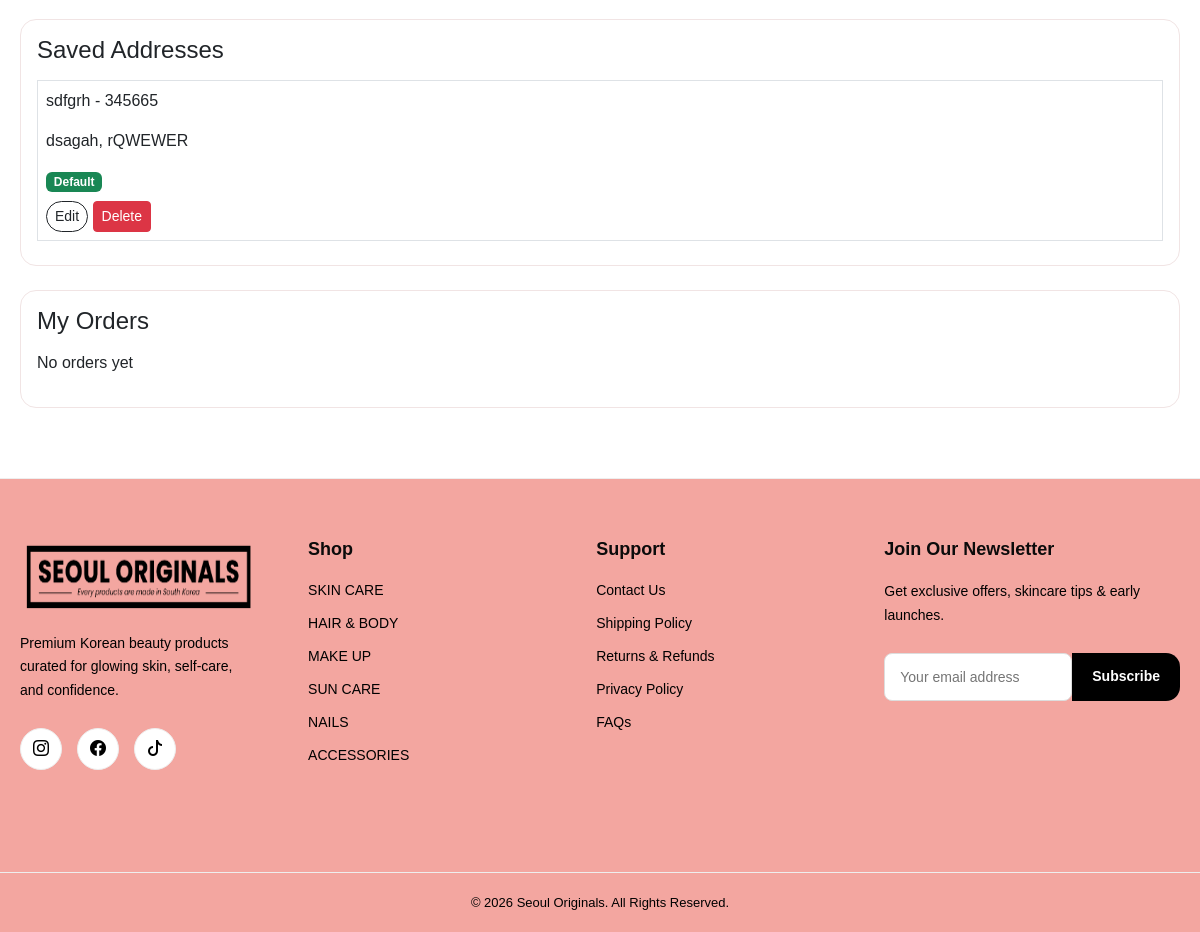
Before: /account/ (signed in, lower part) with the older database file.
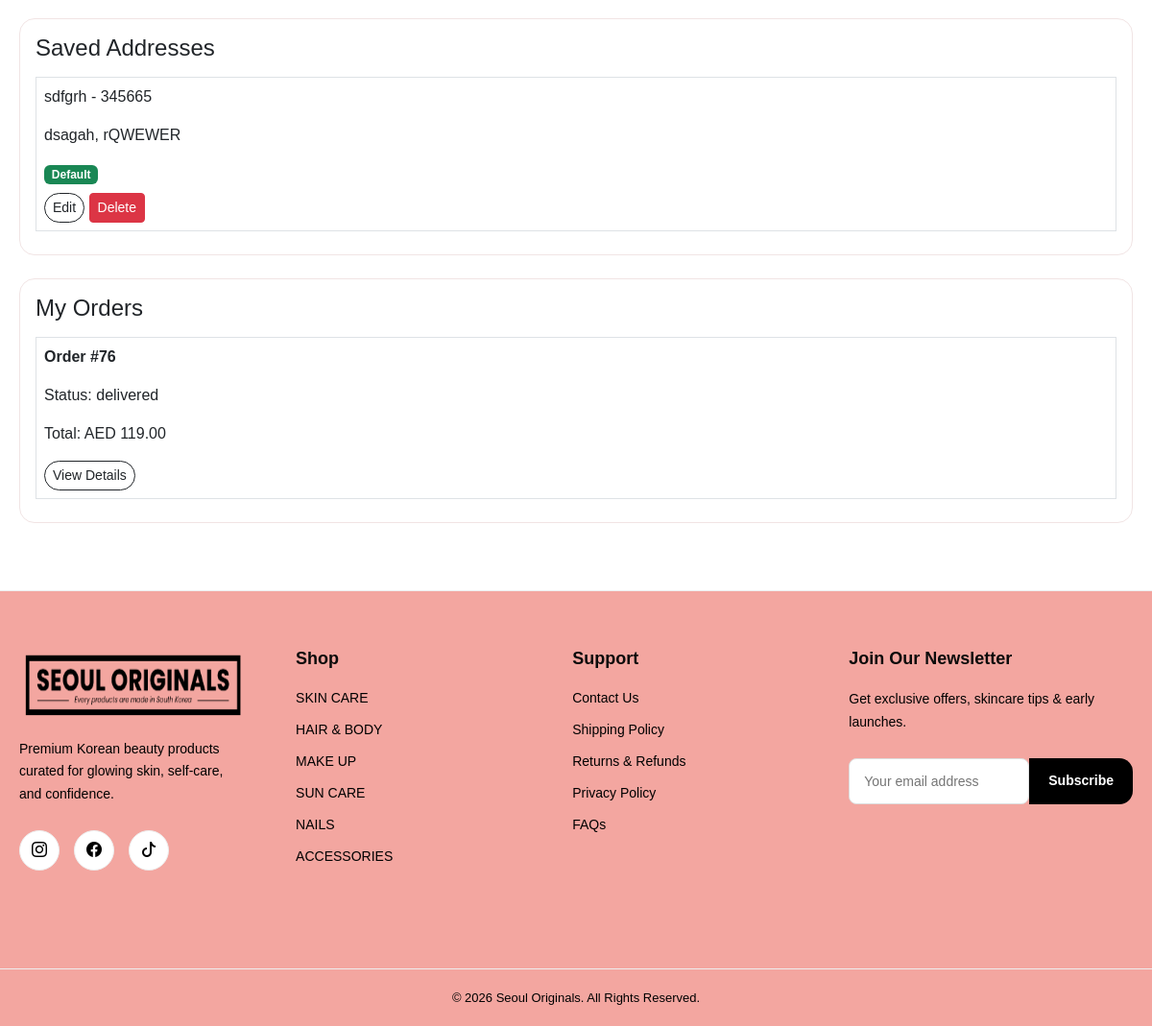
After: the same page with the newer database file.
### shop/models.py (models this page shows, shortened)
class Address(models.Model):
    user = models.ForeignKey(User, on_delete=models.CASCADE)
    full_name = models.CharField(max_length=200)
    phone = models.CharField(max_length=20)
    address_line = models.TextField()
    city = models.CharField(max_length=100)
    country = models.CharField(max_length=100, default="UAE")
    is_default = models.BooleanField(default=False)
    is_deleted = models.BooleanField(default=False)

class Category(models.Model):
    name = models.CharField(max_length=100)
    slug = models.SlugField(blank=True, null=True)

class Order(models.Model):
    STATUS_CHOICES = [
        ('pending', 'Pending'),
        ('processing', 'Processing'),
        ('shipped', 'Shipped'),
        ('delivered', 'Delivered'),
        ('cancelled', 'Cancelled'),
        ('replaced', 'Replaced'),  # ✅ ADDED
    ]
    user = models.ForeignKey(User, on_delete=models.CASCADE)
    parent_order = models.ForeignKey(
        'self',
        on_delete=models.SET_NULL,
        null=True,
        blank=True,
        related_name='replacements'
    )
    name = models.CharField(max_length=200)
    address = models.TextField()
    phone = models.CharField(max_length=20)
    total = models.DecimalField(max_digits=10, decimal_places=2)
    status = models.CharField(max_length=20, choices=STATUS_CHOICES, default='pending')
    created_at = models.DateTimeField(auto_now_add=True, db_index=True)

### shop/views.py (the view)
# urls.py: path('account/', views.account, name='account'),
@login_required
def account(request):
    profile = getattr(request.user, 'userprofile', None)
    addresses = Address.objects.filter( user=request.user, is_deleted=False)
    orders = Order.objects.filter(user=request.user).order_by('-created_at')
    return render(request, 'account.html', {
        'profile': profile,
        'addresses': addresses,
        'orders': orders
    })

### shop/context_processors.py (called while the page is built)
def categories(request):
    return {
        'categories': Category.objects.all()
    }

### templates/account.html (shortened to what this page needs)
{% extends 'base.html' %}
{% block content %}
<div class="container mt-5">
<div class="card p-3 mb-4">
  <h4>Saved Addresses</h4>
  {% for a in addresses %}
    <div class="border p-2 mb-2">
      <p>{{ a.full_name }} - {{ a.phone }}</p>
      <p>{{ a.address_line }}, {{ a.city }}</p>
      {% if a.is_default %}
        <span class="badge bg-success">Default</span>
      {% endif %}
      <div class="mt-2">
        <a href="{% url 'edit_address' a.id %}"
           class="btn btn-sm btn-outline-dark">
           Edit
        </a>
        <button
            type="button"
            class="btn btn-danger btn-sm delete-btn"
            data-id="{{ a.id }}">
            Delete
        </button>
      </div>
    </div>
  {% empty %}
    <p>No addresses saved</p>
  {% endfor %}
</div>
<div class="card p-3">
  <h4>My Orders</h4>
  {% for o in orders %}
    <div class="border p-2 mb-2">
      <p><strong>Order #{{ o.id }}</strong></p>
      <p>Status: {{ o.status }}</p>
      <p>Total: AED {{ o.total }}</p>
      <a href="{% url 'order_detail' o.id %}"
         class="btn btn-sm btn-outline-dark">
         View Details
      </a>
    </div>
  {% empty %}
    <p>No orders yet</p>
  {% endfor %}
</div>
</div>
{% endblock %}

### templates/base.html (shortened to what this page needs)
{% load static %}
<!DOCTYPE html>
<html>
<head>
  <link href="https://cdn.jsdelivr.net/npm/bootstrap@5.3.0/dist/css/bootstrap.min.css" rel="stylesheet">
  <link rel="stylesheet" href="{% static 'css/style.css' %}">
  <link rel="stylesheet" href="https://cdn.jsdelivr.net/npm/swiper@11/swiper-bundle.min.css"/>
  <link rel="stylesheet" href="https://cdn.jsdelivr.net/npm/bootstrap-icons@1.11.3/font/bootstrap-icons.min.css">
</head>
<body>
<main class="main-content">
  {% block content %}{% endblock %}
</main>
<footer class="site-footer">
  <div class="footer-container">
    <div class="footer-col">
      <img
        src="{% static 'images/logo.png' %}"
        alt="Logo"
        class="footer-brand-logo"
      >
      <p class="footer-text">
        Premium Korean beauty products curated for glowing skin,
        self-care, and confidence.
      </p>
      <div class="footer-socials">
        <a href="#"><i class="bi bi-instagram"></i></a>
        <a href="#"><i class="bi bi-facebook"></i></a>
        <a href="#"><i class="bi bi-tiktok"></i></a>
      </div>
    </div>
    <div class="footer-col">
      <h4>Shop</h4>
      {% for c in categories %}
        <a href="{% url 'category' c.slug %}">
          {{ c.name }}
        </a>
      {% endfor %}
    </div>
    <div class="footer-col">
      <h4>Support</h4>
      <a href="#">Contact Us</a>
      <a href="#">Shipping Policy</a>
      <a href="#">Returns & Refunds</a>
      <a href="#">Privacy Policy</a>
      <a href="#">FAQs</a>
    </div>
    <div class="footer-col">
      <h4>Join Our Newsletter</h4>
      <p class="footer-text">
        Get exclusive offers, skincare tips & early launches.
      </p>
      <form class="footer-newsletter">
        <input
          type="email"
          placeholder="Your email address"
          required
        >
        <button type="submit">
          Subscribe
        </button>
      </form>
    </div>
  </div>
  <div class="footer-bottom">
    © 2026 Seoul Originals. All Rights Reserved.
  </div>
</footer>
</body>
</html>

Changed rows visible on the page:
added Order: id "76", status "delivered", total "119.00"
Other visible differences:
text no longer shown: "No orders yet"
